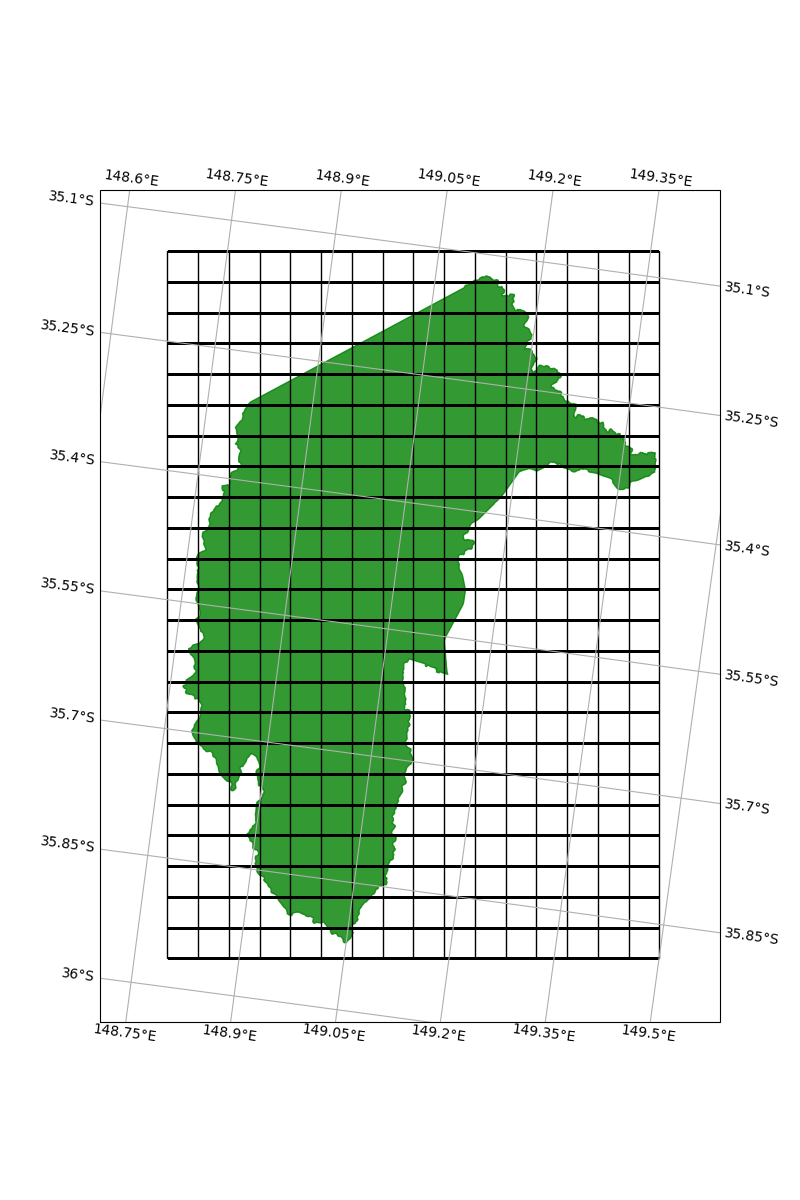

This figure's Python source:
import matplotlib.pyplot as plt

import fiona
from shapely import geometry
from shapely.ops import transform
import pyproj

import cartopy.crs as ccrs


project = pyproj.Transformer.from_proj(
    pyproj.Proj('epsg:28355'),
    pyproj.Proj('epsg:3577'))

shape = fiona.open("ACT_Boundary.shp")
shp_geom = transform(project.transform, geometry.shape(next(iter(shape))['geometry']))

aaea = ccrs.AlbersEqualArea(central_latitude=0,
                            false_easting=0,
                            false_northing=0,
                            central_longitude=132,
                            standard_parallels=(-18, -36) )

fig = plt.figure(figsize=(8, 12))
ax = fig.add_subplot(1, 1, 1, projection= aaea)

ax.set_extent([148.7, 149.45, -35.97, -35.07])
ax.coastlines()
ax.gridlines(draw_labels=True)

ax.add_geometries([shp_geom], color='green', alpha=0.8, crs=aaea)

x0 = 1510645.0
y0 = -3936965
nx = 16
ny = 23

for i in range(nx+1):
    geom = geometry.LineString([(x0+i*4000, y0), (x0+i*4000, y0-ny*4000)])
    ax.add_geometries([geom], crs=aaea, color='black')
    
for j in range(ny+1):
    geom = geometry.LineString([(x0, y0-j*4000), (x0+nx*4000, y0-j*4000)])
    ax.add_geometries([geom], crs=aaea, color='black')

#plt.title('DEA Sentinel 2 tiles for the ACT region (Australia)', {'fontsize':30}, pad=40)

plt.savefig("fig1.png")
plt.show()
